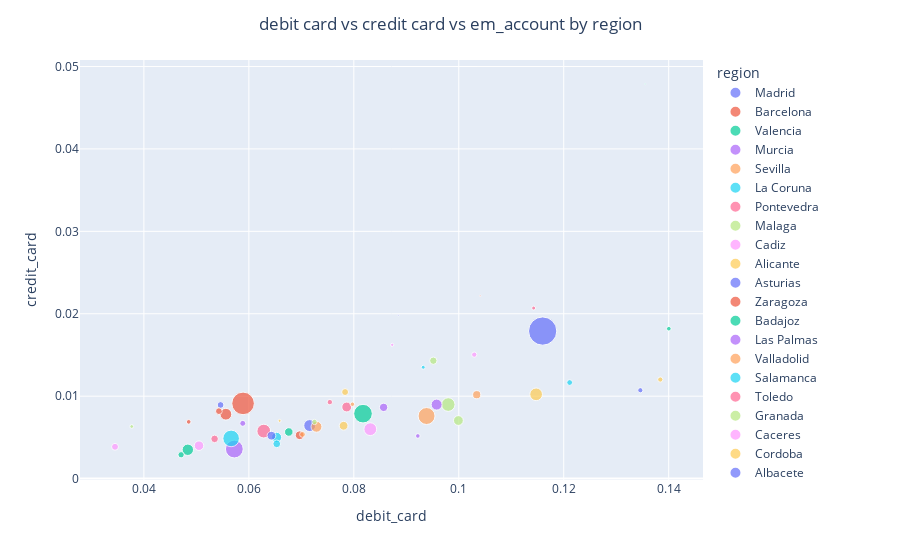

The code cell stored with this chart in its notebook:
### Code cell
subset = df[df["active_customer"] == 1]
x_y_size = {"debit_card": "mean", "credit_card": "mean", "em_acount": "sum"}
four_feature_scatterer(df, "region", x_y_size, "debit card vs credit card vs em_account by region")

## among active customers more perople have debit cards
## slight uptrend, if people have a debit card, they are more likely to have a credit card

### Figure 1 — Plotly figure (JSON) as saved in the notebook; plotly's stock layout.template omitted (floating-point values rounded to 4 significant figures)
{"data": [{"hovertemplate": "region=Madrid<br>debit_card=%{x}<br>credit_card=%{y}<br>em_acount=%{marker.size}<extra></extra>", "legendgroup": "Madrid", "marker": {"color": "#636efa", "size": [636229], "sizemode": "area", "sizeref": 1591.0, "symbol": "circle"}, "mode": "markers", "name": "Madrid", "orientation": "v", "showlegend": true, "type": "scatter", "x": [0.116], "xaxis": "x", "y": [0.0179], "yaxis": "y"}, {"hovertemplate": "region=Barcelona<br>debit_card=%{x}<br>credit_card=%{y}<br>em_acount=%{marker.size}<extra></extra>", "legendgroup": "Barcelona", "marker": {"color": "#EF553B", "size": [405183], "sizemode": "area", "sizeref": 1591.0, "symbol": "circle"}, "mode": "markers", "name": "Barcelona", "orientation": "v", "showlegend": true, "type": "scatter", "x": [0.0589], "xaxis": "x", "y": [0.009124], "yaxis": "y"}, {"hovertemplate": "region=Valencia<br>debit_card=%{x}<br>credit_card=%{y}<br>em_acount=%{marker.size}<extra></extra>", "legendgroup": "Valencia", "marker": {"color": "#00cc96", "size": [276525], "sizemode": "area", "sizeref": 1591.0, "symbol": "circle"}, "mode": "markers", "name": "Valencia", "orientation": "v", "showlegend": true, "type": "scatter", "x": [0.08175], "xaxis": "x", "y": [0.007881], "yaxis": "y"}, {"hovertemplate": "region=Murcia<br>debit_card=%{x}<br>credit_card=%{y}<br>em_acount=%{marker.size}<extra></extra>", "legendgroup": "Murcia", "marker": {"color": "#ab63fa", "size": [251387], "sizemode": "area", "sizeref": 1591.0, "symbol": "circle"}, "mode": "markers", "name": "Murcia", "orientation": "v", "showlegend": true, "type": "scatter", "x": [0.05723], "xaxis": "x", "y": [0.003584], "yaxis": "y"}, {"hovertemplate": "region=Sevilla<br>debit_card=%{x}<br>credit_card=%{y}<br>em_acount=%{marker.size}<extra></extra>", "legendgroup": "Sevilla", "marker": {"color": "#FFA15A", "size": [228976], "sizemode": "area", "sizeref": 1591.0, "symbol": "circle"}, "mode": "markers", "name": "Sevilla", "orientation": "v", "showlegend": true, "type": "scatter", "x": [0.09386], "xaxis": "x", "y": [0.007593], "yaxis": "y"}, {"hovertemplate": "region=La Coruna<br>debit_card=%{x}<br>credit_card=%{y}<br>em_acount=%{marker.size}<extra></extra>", "legendgroup": "La Coruna", "marker": {"color": "#19d3f3", "size": [219375], "sizemode": "area", "sizeref": 1591.0, "symbol": "circle"}, "mode": "markers", "name": "La Coruna", "orientation": "v", "showlegend": true, "type": "scatter", "x": [0.05662], "xaxis": "x", "y": [0.004876], "yaxis": "y"}, {"hovertemplate": "region=Pontevedra<br>debit_card=%{x}<br>credit_card=%{y}<br>em_acount=%{marker.size}<extra></extra>", "legendgroup": "Pontevedra", "marker": {"color": "#FF6692", "size": [150502], "sizemode": "area", "sizeref": 1591.0, "symbol": "circle"}, "mode": "markers", "name": "Pontevedra", "orientation": "v", "showlegend": true, "type": "scatter", "x": [0.06284], "xaxis": "x", "y": [0.005762], "yaxis": "y"}, {"hovertemplate": "region=Malaga<br>debit_card=%{x}<br>credit_card=%{y}<br>em_acount=%{marker.size}<extra></extra>", "legendgroup": "Malaga", "marker": {"color": "#B6E880", "size": [148179], "sizemode": "area", "sizeref": 1591.0, "symbol": "circle"}, "mode": "markers", "name": "Malaga", "orientation": "v", "showlegend": true, "type": "scatter", "x": [0.09799], "xaxis": "x", "y": [0.008985], "yaxis": "y"}, {"hovertemplate": "region=Cadiz<br>debit_card=%{x}<br>credit_card=%{y}<br>em_acount=%{marker.size}<extra></extra>", "legendgroup": "Cadiz", "marker": {"color": "#FF97FF", "size": [130759], "sizemode": "area", "sizeref": 1591.0, "symbol": "circle"}, "mode": "markers", "name": "Cadiz", "orientation": "v", "showlegend": true, "type": "scatter", "x": [0.08314], "xaxis": "x", "y": [0.005997], "yaxis": "y"}, {"hovertemplate": "region=Alicante<br>debit_card=%{x}<br>credit_card=%{y}<br>em_acount=%{marker.size}<extra></extra>", "legendgroup": "Alicante", "marker": {"color": "#FECB52", "size": [128447], "sizemode": "area", "sizeref": 1591.0, "symbol": "circle"}, "mode": "markers", "name": "Alicante", "orientation": "v", "showlegend": true, "type": "scatter", "x": [0.1147], "xaxis": "x", "y": [0.01023], "yaxis": "y"}, {"hovertemplate": "region=Asturias<br>debit_card=%{x}<br>credit_card=%{y}<br>em_acount=%{marker.size}<extra></extra>", "legendgroup": "Asturias", "marker": {"color": "#636efa", "size": [112943], "sizemode": "area", "sizeref": 1591.0, "symbol": "circle"}, "mode": "markers", "name": "Asturias", "orientation": "v", "showlegend": true, "type": "scatter", "x": [0.0716], "xaxis": "x", "y": [0.006436], "yaxis": "y"}, {"hovertemplate": "region=Zaragoza<br>debit_card=%{x}<br>credit_card=%{y}<br>em_acount=%{marker.size}<extra></extra>", "legendgroup": "Zaragoza", "marker": {"color": "#EF553B", "size": [110031], "sizemode": "area", "sizeref": 1591.0, "symbol": "circle"}, "mode": "markers", "name": "Zaragoza", "orientation": "v", "showlegend": true, "type": "scatter", "x": [0.05562], "xaxis": "x", "y": [0.007812], "yaxis": "y"}, {"hovertemplate": "region=Badajoz<br>debit_card=%{x}<br>credit_card=%{y}<br>em_acount=%{marker.size}<extra></extra>", "legendgroup": "Badajoz", "marker": {"color": "#00cc96", "size": [103889], "sizemode": "area", "sizeref": 1591.0, "symbol": "circle"}, "mode": "markers", "name": "Badajoz", "orientation": "v", "showlegend": true, "type": "scatter", "x": [0.04837], "xaxis": "x", "y": [0.003499], "yaxis": "y"}, {"hovertemplate": "region=Las Palmas<br>debit_card=%{x}<br>credit_card=%{y}<br>em_acount=%{marker.size}<extra></extra>", "legendgroup": "Las Palmas", "marker": {"color": "#ab63fa", "size": [96470], "sizemode": "area", "sizeref": 1591.0, "symbol": "circle"}, "mode": "markers", "name": "Las Palmas", "orientation": "v", "showlegend": true, "type": "scatter", "x": [0.09578], "xaxis": "x", "y": [0.008979], "yaxis": "y"}, {"hovertemplate": "region=Valladolid<br>debit_card=%{x}<br>credit_card=%{y}<br>em_acount=%{marker.size}<extra></extra>", "legendgroup": "Valladolid", "marker": {"color": "#FFA15A", "size": [95254], "sizemode": "area", "sizeref": 1591.0, "symbol": "circle"}, "mode": "markers", "name": "Valladolid", "orientation": "v", "showlegend": true, "type": "scatter", "x": [0.07288], "xaxis": "x", "y": [0.006291], "yaxis": "y"}, {"hovertemplate": "region=Salamanca<br>debit_card=%{x}<br>credit_card=%{y}<br>em_acount=%{marker.size}<extra></extra>", "legendgroup": "Salamanca", "marker": {"color": "#19d3f3", "size": [80567], "sizemode": "area", "sizeref": 1591.0, "symbol": "circle"}, "mode": "markers", "name": "Salamanca", "orientation": "v", "showlegend": true, "type": "scatter", "x": [0.06528], "xaxis": "x", "y": [0.00501], "yaxis": "y"}, {"hovertemplate": "region=Toledo<br>debit_card=%{x}<br>credit_card=%{y}<br>em_acount=%{marker.size}<extra></extra>", "legendgroup": "Toledo", "marker": {"color": "#FF6692", "size": [77714], "sizemode": "area", "sizeref": 1591.0, "symbol": "circle"}, "mode": "markers", "name": "Toledo", "orientation": "v", "showlegend": true, "type": "scatter", "x": [0.07865], "xaxis": "x", "y": [0.008687], "yaxis": "y"}, {"hovertemplate": "region=Granada<br>debit_card=%{x}<br>credit_card=%{y}<br>em_acount=%{marker.size}<extra></extra>", "legendgroup": "Granada", "marker": {"color": "#B6E880", "size": [76152], "sizemode": "area", "sizeref": 1591.0, "symbol": "circle"}, "mode": "markers", "name": "Granada", "orientation": "v", "showlegend": true, "type": "scatter", "x": [0.09993], "xaxis": "x", "y": [0.007047], "yaxis": "y"}, {"hovertemplate": "region=Caceres<br>debit_card=%{x}<br>credit_card=%{y}<br>em_acount=%{marker.size}<extra></extra>", "legendgroup": "Caceres", "marker": {"color": "#FF97FF", "size": [72709], "sizemode": "area", "sizeref": 1591.0, "symbol": "circle"}, "mode": "markers", "name": "Caceres", "orientation": "v", "showlegend": true, "type": "scatter", "x": [0.0505], "xaxis": "x", "y": [0.003995], "yaxis": "y"}, {"hovertemplate": "region=Cordoba<br>debit_card=%{x}<br>credit_card=%{y}<br>em_acount=%{marker.size}<extra></extra>", "legendgroup": "Cordoba", "marker": {"color": "#FECB52", "size": [61538], "sizemode": "area", "sizeref": 1591.0, "symbol": "circle"}, "mode": "markers", "name": "Cordoba", "orientation": "v", "showlegend": true, "type": "scatter", "x": [0.07805], "xaxis": "x", "y": [0.006411], "yaxis": "y"}, {"hovertemplate": "region=Albacete<br>debit_card=%{x}<br>credit_card=%{y}<br>em_acount=%{marker.size}<extra></extra>", "legendgroup": "Albacete", "marker": {"color": "#636efa", "size": [61201], "sizemode": "area", "sizeref": 1591.0, "symbol": "circle"}, "mode": "markers", "name": "Albacete", "orientation": "v", "showlegend": true, "type": "scatter", "x": [0.06431], "xaxis": "x", "y": [0.005205], "yaxis": "y"}, {"hovertemplate": "region=Huelva<br>debit_card=%{x}<br>credit_card=%{y}<br>em_acount=%{marker.size}<extra></extra>", "legendgroup": "Huelva", "marker": {"color": "#EF553B", "size": [59813], "sizemode": "area", "sizeref": 1591.0, "symbol": "circle"}, "mode": "markers", "name": "Huelva", "orientation": "v", "showlegend": true, "type": "scatter", "x": [0.06967], "xaxis": "x", "y": [0.005262], "yaxis": "y"}, {"hovertemplate": "region=Ciudad Real<br>debit_card=%{x}<br>credit_card=%{y}<br>em_acount=%{marker.size}<extra></extra>", "legendgroup": "Ciudad Real", "marker": {"color": "#00cc96", "size": [58074], "sizemode": "area", "sizeref": 1591.0, "symbol": "circle"}, "mode": "markers", "name": "Ciudad Real", "orientation": "v", "showlegend": true, "type": "scatter", "x": [0.06761], "xaxis": "x", "y": [0.005657], "yaxis": "y"}, {"hovertemplate": "region=Castellon<br>debit_card=%{x}<br>credit_card=%{y}<br>em_acount=%{marker.size}<extra></extra>", "legendgroup": "Castellon", "marker": {"color": "#ab63fa", "size": [55109], "sizemode": "area", "sizeref": 1591.0, "symbol": "circle"}, "mode": "markers", "name": "Castellon", "orientation": "v", "showlegend": true, "type": "scatter", "x": [0.08568], "xaxis": "x", "y": [0.008645], "yaxis": "y"}, {"hovertemplate": "region=Cantabria<br>debit_card=%{x}<br>credit_card=%{y}<br>em_acount=%{marker.size}<extra></extra>", "legendgroup": "Cantabria", "marker": {"color": "#FFA15A", "size": [53157], "sizemode": "area", "sizeref": 1591.0, "symbol": "circle"}, "mode": "markers", "name": "Cantabria", "orientation": "v", "showlegend": true, "type": "scatter", "x": [0.1034], "xaxis": "x", "y": [0.01018], "yaxis": "y"}, {"hovertemplate": "region=Orense<br>debit_card=%{x}<br>credit_card=%{y}<br>em_acount=%{marker.size}<extra></extra>", "legendgroup": "Orense", "marker": {"color": "#19d3f3", "size": [47596], "sizemode": "area", "sizeref": 1591.0, "symbol": "circle"}, "mode": "markers", "name": "Orense", "orientation": "v", "showlegend": true, "type": "scatter", "x": [0.06531], "xaxis": "x", "y": [0.004218], "yaxis": "y"}, {"hovertemplate": "region=Lugo<br>debit_card=%{x}<br>credit_card=%{y}<br>em_acount=%{marker.size}<extra></extra>", "legendgroup": "Lugo", "marker": {"color": "#FF6692", "size": [45685], "sizemode": "area", "sizeref": 1591.0, "symbol": "circle"}, "mode": "markers", "name": "Lugo", "orientation": "v", "showlegend": true, "type": "scatter", "x": [0.05347], "xaxis": "x", "y": [0.004819], "yaxis": "y"}, {"hovertemplate": "region=Baleares<br>debit_card=%{x}<br>credit_card=%{y}<br>em_acount=%{marker.size}<extra></extra>", "legendgroup": "Baleares", "marker": {"color": "#B6E880", "size": [43221], "sizemode": "area", "sizeref": 1591.0, "symbol": "circle"}, "mode": "markers", "name": "Baleares", "orientation": "v", "showlegend": true, "type": "scatter", "x": [0.09515], "xaxis": "x", "y": [0.0143], "yaxis": "y"}, {"hovertemplate": "region=Lerida<br>debit_card=%{x}<br>credit_card=%{y}<br>em_acount=%{marker.size}<extra></extra>", "legendgroup": "Lerida", "marker": {"color": "#FF97FF", "size": [38051], "sizemode": "area", "sizeref": 1591.0, "symbol": "circle"}, "mode": "markers", "name": "Lerida", "orientation": "v", "showlegend": true, "type": "scatter", "x": [0.0345], "xaxis": "x", "y": [0.003859], "yaxis": "y"}, {"hovertemplate": "region=Burgos<br>debit_card=%{x}<br>credit_card=%{y}<br>em_acount=%{marker.size}<extra></extra>", "legendgroup": "Burgos", "marker": {"color": "#FECB52", "size": [37765], "sizemode": "area", "sizeref": 1591.0, "symbol": "circle"}, "mode": "markers", "name": "Burgos", "orientation": "v", "showlegend": true, "type": "scatter", "x": [0.07834], "xaxis": "x", "y": [0.0105], "yaxis": "y"}, {"hovertemplate": "region=Gerona<br>debit_card=%{x}<br>credit_card=%{y}<br>em_acount=%{marker.size}<extra></extra>", "legendgroup": "Gerona", "marker": {"color": "#636efa", "size": [36494], "sizemode": "area", "sizeref": 1591.0, "symbol": "circle"}, "mode": "markers", "name": "Gerona", "orientation": "v", "showlegend": true, "type": "scatter", "x": [0.05461], "xaxis": "x", "y": [0.008933], "yaxis": "y"}, {"hovertemplate": "region=Tarragona<br>debit_card=%{x}<br>credit_card=%{y}<br>em_acount=%{marker.size}<extra></extra>", "legendgroup": "Tarragona", "marker": {"color": "#EF553B", "size": [36038], "sizemode": "area", "sizeref": 1591.0, "symbol": "circle"}, "mode": "markers", "name": "Tarragona", "orientation": "v", "showlegend": true, "type": "scatter", "x": [0.05429], "xaxis": "x", "y": [0.008185], "yaxis": "y"}, {"hovertemplate": "region=Cuenca<br>debit_card=%{x}<br>credit_card=%{y}<br>em_acount=%{marker.size}<extra></extra>", "legendgroup": "Cuenca", "marker": {"color": "#00cc96", "size": [31638], "sizemode": "area", "sizeref": 1591.0, "symbol": "circle"}, "mode": "markers", "name": "Cuenca", "orientation": "v", "showlegend": true, "type": "scatter", "x": [0.04709], "xaxis": "x", "y": [0.002894], "yaxis": "y"}, {"hovertemplate": "region=La Rioja<br>debit_card=%{x}<br>credit_card=%{y}<br>em_acount=%{marker.size}<extra></extra>", "legendgroup": "La Rioja", "marker": {"color": "#ab63fa", "size": [28148], "sizemode": "area", "sizeref": 1591.0, "symbol": "circle"}, "mode": "markers", "name": "La Rioja", "orientation": "v", "showlegend": true, "type": "scatter", "x": [0.05884], "xaxis": "x", "y": [0.006704], "yaxis": "y"}, {"hovertemplate": "region=Zamora<br>debit_card=%{x}<br>credit_card=%{y}<br>em_acount=%{marker.size}<extra></extra>", "legendgroup": "Zamora", "marker": {"color": "#FFA15A", "size": [26477], "sizemode": "area", "sizeref": 1591.0, "symbol": "circle"}, "mode": "markers", "name": "Zamora", "orientation": "v", "showlegend": true, "type": "scatter", "x": [0.07022], "xaxis": "x", "y": [0.00536], "yaxis": "y"}, {"hovertemplate": "region=Leon<br>debit_card=%{x}<br>credit_card=%{y}<br>em_acount=%{marker.size}<extra></extra>", "legendgroup": "Leon", "marker": {"color": "#19d3f3", "size": [26445], "sizemode": "area", "sizeref": 1591.0, "symbol": "circle"}, "mode": "markers", "name": "Leon", "orientation": "v", "showlegend": true, "type": "scatter", "x": [0.1211], "xaxis": "x", "y": [0.01166], "yaxis": "y"}, {"hovertemplate": "region=Navarra<br>debit_card=%{x}<br>credit_card=%{y}<br>em_acount=%{marker.size}<extra></extra>", "legendgroup": "Navarra", "marker": {"color": "#FF6692", "size": [23392], "sizemode": "area", "sizeref": 1591.0, "symbol": "circle"}, "mode": "markers", "name": "Navarra", "orientation": "v", "showlegend": true, "type": "scatter", "x": [0.07543], "xaxis": "x", "y": [0.009279], "yaxis": "y"}, {"hovertemplate": "region=Palencia<br>debit_card=%{x}<br>credit_card=%{y}<br>em_acount=%{marker.size}<extra></extra>", "legendgroup": "Palencia", "marker": {"color": "#B6E880", "size": [22517], "sizemode": "area", "sizeref": 1591.0, "symbol": "circle"}, "mode": "markers", "name": "Palencia", "orientation": "v", "showlegend": true, "type": "scatter", "x": [0.07251], "xaxis": "x", "y": [0.006871], "yaxis": "y"}, {"hovertemplate": "region=Vizcaya<br>debit_card=%{x}<br>credit_card=%{y}<br>em_acount=%{marker.size}<extra></extra>", "legendgroup": "Vizcaya", "marker": {"color": "#FF97FF", "size": [21992], "sizemode": "area", "sizeref": 1591.0, "symbol": "circle"}, "mode": "markers", "name": "Vizcaya", "orientation": "v", "showlegend": true, "type": "scatter", "x": [0.103], "xaxis": "x", "y": [0.01504], "yaxis": "y"}, {"hovertemplate": "region=Jaen<br>debit_card=%{x}<br>credit_card=%{y}<br>em_acount=%{marker.size}<extra></extra>", "legendgroup": "Jaen", "marker": {"color": "#FECB52", "size": [21690], "sizemode": "area", "sizeref": 1591.0, "symbol": "circle"}, "mode": "markers", "name": "Jaen", "orientation": "v", "showlegend": true, "type": "scatter", "x": [0.1384], "xaxis": "x", "y": [0.01202], "yaxis": "y"}, {"hovertemplate": "region=Almeria<br>debit_card=%{x}<br>credit_card=%{y}<br>em_acount=%{marker.size}<extra></extra>", "legendgroup": "Almeria", "marker": {"color": "#636efa", "size": [21542], "sizemode": "area", "sizeref": 1591.0, "symbol": "circle"}, "mode": "markers", "name": "Almeria", "orientation": "v", "showlegend": true, "type": "scatter", "x": [0.1346], "xaxis": "x", "y": [0.01072], "yaxis": "y"}, {"hovertemplate": "region=Huesca<br>debit_card=%{x}<br>credit_card=%{y}<br>em_acount=%{marker.size}<extra></extra>", "legendgroup": "Huesca", "marker": {"color": "#EF553B", "size": [17321], "sizemode": "area", "sizeref": 1591.0, "symbol": "circle"}, "mode": "markers", "name": "Huesca", "orientation": "v", "showlegend": true, "type": "scatter", "x": [0.04854], "xaxis": "x", "y": [0.006884], "yaxis": "y"}, {"hovertemplate": "region=Santa Cruz de Tenerife<br>debit_card=%{x}<br>credit_card=%{y}<br>em_acount=%{marker.size}<extra></extra>", "legendgroup": "Santa Cruz de Tenerife", "marker": {"color": "#00cc96", "size": [16846], "sizemode": "area", "sizeref": 1591.0, "symbol": "circle"}, "mode": "markers", "name": "Santa Cruz de Tenerife", "orientation": "v", "showlegend": true, "type": "scatter", "x": [0.14], "xaxis": "x", "y": [0.01819], "yaxis": "y"}, {"hovertemplate": "region=Avila<br>debit_card=%{x}<br>credit_card=%{y}<br>em_acount=%{marker.size}<extra></extra>", "legendgroup": "Avila", "marker": {"color": "#ab63fa", "size": [16838], "sizemode": "area", "sizeref": 1591.0, "symbol": "circle"}, "mode": "markers", "name": "Avila", "orientation": "v", "showlegend": true, "type": "scatter", "x": [0.0922], "xaxis": "x", "y": [0.005176], "yaxis": "y"}, {"hovertemplate": "region=Segovia<br>debit_card=%{x}<br>credit_card=%{y}<br>em_acount=%{marker.size}<extra></extra>", "legendgroup": "Segovia", "marker": {"color": "#FFA15A", "size": [15914], "sizemode": "area", "sizeref": 1591.0, "symbol": "circle"}, "mode": "markers", "name": "Segovia", "orientation": "v", "showlegend": true, "type": "scatter", "x": [0.07973], "xaxis": "x", "y": [0.009023], "yaxis": "y"}, {"hovertemplate": "region=Guadalajara<br>debit_card=%{x}<br>credit_card=%{y}<br>em_acount=%{marker.size}<extra></extra>", "legendgroup": "Guadalajara", "marker": {"color": "#19d3f3", "size": [12220], "sizemode": "area", "sizeref": 1591.0, "symbol": "circle"}, "mode": "markers", "name": "Guadalajara", "orientation": "v", "showlegend": true, "type": "scatter", "x": [0.09323], "xaxis": "x", "y": [0.01351], "yaxis": "y"}, {"hovertemplate": "region=Guipuzcoa<br>debit_card=%{x}<br>credit_card=%{y}<br>em_acount=%{marker.size}<extra></extra>", "legendgroup": "Guipuzcoa", "marker": {"color": "#FF6692", "size": [12172], "sizemode": "area", "sizeref": 1591.0, "symbol": "circle"}, "mode": "markers", "name": "Guipuzcoa", "orientation": "v", "showlegend": true, "type": "scatter", "x": [0.1143], "xaxis": "x", "y": [0.02069], "yaxis": "y"}, {"hovertemplate": "region=Teruel<br>debit_card=%{x}<br>credit_card=%{y}<br>em_acount=%{marker.size}<extra></extra>", "legendgroup": "Teruel", "marker": {"color": "#B6E880", "size": [10907], "sizemode": "area", "sizeref": 1591.0, "symbol": "circle"}, "mode": "markers", "name": "Teruel", "orientation": "v", "showlegend": true, "type": "scatter", "x": [0.03768], "xaxis": "x", "y": [0.006322], "yaxis": "y"}, {"hovertemplate": "region=Alava<br>debit_card=%{x}<br>credit_card=%{y}<br>em_acount=%{marker.size}<extra></extra>", "legendgroup": "Alava", "marker": {"color": "#FF97FF", "size": [8329], "sizemode": "area", "sizeref": 1591.0, "symbol": "circle"}, "mode": "markers", "name": "Alava", "orientation": "v", "showlegend": true, "type": "scatter", "x": [0.08732], "xaxis": "x", "y": [0.01623], "yaxis": "y"}, {"hovertemplate": "region=Soria<br>debit_card=%{x}<br>credit_card=%{y}<br>em_acount=%{marker.size}<extra></extra>", "legendgroup": "Soria", "marker": {"color": "#FECB52", "size": [6963], "sizemode": "area", "sizeref": 1591.0, "symbol": "circle"}, "mode": "markers", "name": "Soria", "orientation": "v", "showlegend": true, "type": "scatter", "x": [0.06586], "xaxis": "x", "y": [0.007013], "yaxis": "y"}, {"hovertemplate": "region=Melilla<br>debit_card=%{x}<br>credit_card=%{y}<br>em_acount=%{marker.size}<extra></extra>", "legendgroup": "Melilla", "marker": {"color": "#636efa", "size": [1835], "sizemode": "area", "sizeref": 1591.0, "symbol": "circle"}, "mode": "markers", "name": "Melilla", "orientation": "v", "showlegend": true, "type": "scatter", "x": [0.08847], "xaxis": "x", "y": [0.01983], "yaxis": "y"}, {"hovertemplate": "region=Ceuta<br>debit_card=%{x}<br>credit_card=%{y}<br>em_acount=%{marker.size}<extra></extra>", "legendgroup": "Ceuta", "marker": {"color": "#EF553B", "size": [1759], "sizemode": "area", "sizeref": 1591.0, "symbol": "circle"}, "mode": "markers", "name": "Ceuta", "orientation": "v", "showlegend": true, "type": "scatter", "x": [0.1041], "xaxis": "x", "y": [0.02217], "yaxis": "y"}, {"hovertemplate": "region=Not_available<br>debit_card=%{x}<br>credit_card=%{y}<br>em_acount=%{marker.size}<extra></extra>", "legendgroup": "Not_available", "marker": {"color": "#00cc96", "size": [1624], "sizemode": "area", "sizeref": 1591.0, "symbol": "circle"}, "mode": "markers", "name": "Not_available", "orientation": "v", "showlegend": true, "type": "scatter", "x": [0.1355], "xaxis": "x", "y": [0.04788], "yaxis": "y"}], "layout": {"barmode": "overlay", "legend": {"itemsizing": "constant", "title": {"text": "region"}, "tracegroupgap": 0}, "margin": {"t": 60}, "title": {"text": "debit card vs credit card vs em_account by region", "x": 0.5, "xanchor": "center"}, "xaxis": {"anchor": "y", "domain": [0, 1], "title": {"text": "debit_card"}}, "yaxis": {"anchor": "x", "domain": [0, 1], "title": {"text": "credit_card"}}}}
